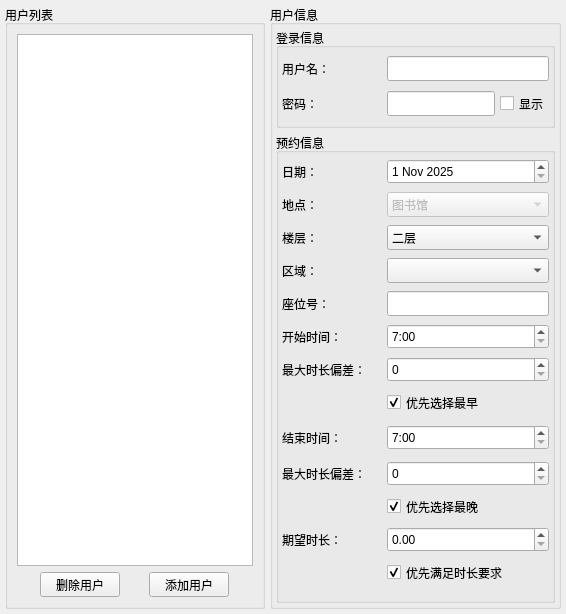
     <widget class="QWidget" name="UserConfigWidget">
      <attribute name="title">
       <string>用户设置</string>
      </attribute>
      <layout class="QHBoxLayout" name="UserConfigWidgetLayout">
       <property name="spacing">
        <number>5</number>
       </property>
       <property name="leftMargin">
        <number>5</number>
       </property>
       <property name="topMargin">
        <number>5</number>
       </property>
       <property name="rightMargin">
        <number>5</number>
       </property>
       <property name="bottomMargin">
        <number>5</number>
       </property>
       <item>
        <widget class="QGroupBox" name="UserListGroupBox">
         <property name="maximumSize">
          <size>
           <width>260</width>
           <height>16777215</height>
          </size>
         </property>
         <property name="title">
          <string>用户列表</string>
         </property>
         <layout class="QVBoxLayout" name="UserListLayout">
          <item>
           <widget class="QListWidget" name="UserListWidget">
            <property name="minimumSize">
             <size>
              <width>100</width>
              <height>0</height>
             </size>
            </property>
            <property name="maximumSize">
             <size>
              <width>250</width>
              <height>16777215</height>
             </size>
            </property>
            <property name="isWrapping" stdset="0">
             <bool>false</bool>
            </property>
            <property name="viewMode">
             <enum>QListView::ViewMode::ListMode</enum>
            </property>
            <property name="currentRow">
             <number>-1</number>
            </property>
            <property name="sortingEnabled">
             <bool>false</bool>
            </property>
           </widget>
          </item>
          <item>
           <layout class="QHBoxLayout" name="UserListControlLayout">
            <item>
             <widget class="QPushButton" name="DelUserButton">
              <property name="minimumSize">
               <size>
                <width>80</width>
                <height>25</height>
               </size>
              </property>
              <property name="maximumSize">
               <size>
                <width>80</width>
                <height>25</height>
               </size>
              </property>
              <property name="text">
               <string>删除用户</string>
              </property>
             </widget>
            </item>
            <item>
             <widget class="QPushButton" name="AddUserButton">
              <property name="minimumSize">
               <size>
                <width>80</width>
                <height>25</height>
               </size>
              </property>
              <property name="maximumSize">
               <size>
                <width>80</width>
                <height>25</height>
               </size>
              </property>
              <property name="text">
               <string>添加用户</string>
              </property>
             </widget>
            </item>
           </layout>
          </item>
         </layout>
        </widget>
       </item>
       <item>
        <widget class="QGroupBox" name="UserInfoGroupBox">
         <property name="maximumSize">
          <size>
           <width>16777215</width>
           <height>16777215</height>
          </size>
         </property>
         <property name="title">
          <string>用户信息</string>
         </property>
         <layout class="QVBoxLayout" name="UserInfoLayout">
          <property name="spacing">
           <number>5</number>
          </property>
          <property name="leftMargin">
           <number>3</number>
          </property>
          <property name="topMargin">
           <number>3</number>
          </property>
          <property name="rightMargin">
           <number>3</number>
          </property>
          <property name="bottomMargin">
           <number>3</number>
          </property>
          <item>
           <widget class="QGroupBox" name="LoginInfoGroupBox">
            <property name="minimumSize">
             <size>
              <width>0</width>
              <height>100</height>
             </size>
            </property>
            <property name="maximumSize">
             <size>
              <width>16777215</width>
              <height>100</height>
             </size>
            </property>
            <property name="title">
             <string>登录信息</string>
            </property>
            <property name="flat">
             <bool>false</bool>
            </property>
            <property name="checkable">
             <bool>false</bool>
            </property>
            <layout class="QGridLayout" name="LoginInfoLayout" columnstretch="0,0">
             <property name="leftMargin">
              <number>3</number>
             </property>
             <property name="topMargin">
              <number>3</number>
             </property>
             <property name="rightMargin">
              <number>3</number>
             </property>
             <property name="bottomMargin">
              <number>3</number>
             </property>
             <property name="spacing">
              <number>5</number>
             </property>
             <item row="0" column="0">
              <widget class="QLabel" name="UsernameKabel">
               <property name="minimumSize">
                <size>
                 <width>100</width>
                 <height>25</height>
                </size>
               </property>
               <property name="maximumSize">
                <size>
                 <width>100</width>
                 <height>25</height>
                </size>
               </property>
               <property name="text">
                <string>用户名：</string>
               </property>
              </widget>
             </item>
             <item row="2" column="1">
              <layout class="QHBoxLayout" name="PasswordLayout">
               <property name="spacing">
                <number>5</number>
               </property>
               <item>
                <widget class="QLineEdit" name="PasswordEdit">
                 <property name="minimumSize">
                  <size>
                   <width>0</width>
                   <height>25</height>
                  </size>
                 </property>
                 <property name="maximumSize">
                  <size>
                   <width>16777215</width>
                   <height>25</height>
                  </size>
                 </property>
                 <property name="text">
                  <string/>
                 </property>
                 <property name="maxLength">
                  <number>10</number>
                 </property>
                </widget>
               </item>
               <item>
                <widget class="QCheckBox" name="ShowPasswordCheckBox">
                 <property name="minimumSize">
                  <size>
                   <width>0</width>
                   <height>25</height>
                  </size>
                 </property>
                 <property name="maximumSize">
                  <size>
                   <width>16777215</width>
                   <height>25</height>
                  </size>
                 </property>
                 <property name="text">
                  <string>显示</string>
                 </property>
                </widget>
               </item>
              </layout>
             </item>
             <item row="2" column="0">
              <widget class="QLabel" name="PasswordLabel">
               <property name="minimumSize">
                <size>
                 <width>100</width>
                 <height>25</height>
                </size>
               </property>
               <property name="maximumSize">
                <size>
                 <width>100</width>
                 <height>25</height>
                </size>
               </property>
               <property name="text">
                <string>密码：</string>
               </property>
              </widget>
             </item>
             <item row="0" column="1">
              <widget class="QLineEdit" name="UsernameEdit">
               <property name="minimumSize">
                <size>
                 <width>0</width>
                 <height>25</height>
                </size>
               </property>
               <property name="maximumSize">
                <size>
                 <width>16777215</width>
                 <height>25</height>
                </size>
               </property>
               <property name="text">
                <string/>
               </property>
               <property name="maxLength">
                <number>25</number>
               </property>
              </widget>
             </item>
            </layout>
           </widget>
          </item>
          <item>
           <widget class="QGroupBox" name="ReserveInfoGroupBox">
            <property name="minimumSize">
             <size>
              <width>0</width>
              <height>470</height>
             </size>
            </property>
            <property name="maximumSize">
             <size>
              <width>16777215</width>
              <height>480</height>
             </size>
            </property>
            <property name="title">
             <string>预约信息</string>
            </property>
            <layout class="QGridLayout" name="ReserveInfoLayout">
             <property name="leftMargin">
              <number>3</number>
             </property>
             <property name="topMargin">
              <number>3</number>
             </property>
             <property name="rightMargin">
              <number>3</number>
             </property>
             <property name="bottomMargin">
              <number>3</number>
             </property>
             <property name="spacing">
              <number>5</number>
             </property>
             <item row="4" column="4">
              <widget class="QLineEdit" name="SeatIDEdit">
               <property name="minimumSize">
                <size>
                 <width>0</width>
                 <height>25</height>
                </size>
               </property>
               <property name="maximumSize">
                <size>
                 <width>16777215</width>
                 <height>25</height>
                </size>
               </property>
              </widget>
             </item>
             <item row="9" column="1">
              <widget class="QLabel" name="EndTimeLabel">
               <property name="minimumSize">
                <size>
                 <width>100</width>
                 <height>30</height>
                </size>
               </property>
               <property name="maximumSize">
                <size>
                 <width>100</width>
                 <height>30</height>
                </size>
               </property>
               <property name="text">
                <string>结束时间：</string>
               </property>
              </widget>
             </item>
             <item row="1" column="4">
              <widget class="QComboBox" name="PlaceComboBox">
               <property name="enabled">
                <bool>false</bool>
               </property>
               <property name="minimumSize">
                <size>
                 <width>0</width>
                 <height>25</height>
                </size>
               </property>
               <property name="maximumSize">
                <size>
                 <width>16777215</width>
                 <height>25</height>
                </size>
               </property>
               <item>
                <property name="text">
                 <string>图书馆</string>
                </property>
               </item>
              </widget>
             </item>
             <item row="12" column="1">
              <widget class="QLabel" name="ExpectDurationLabel">
               <property name="minimumSize">
                <size>
                 <width>100</width>
                 <height>25</height>
                </size>
               </property>
               <property name="maximumSize">
                <size>
                 <width>100</width>
                 <height>25</height>
                </size>
               </property>
               <property name="text">
                <string>期望时长：</string>
               </property>
              </widget>
             </item>
             <item row="5" column="4">
              <widget class="QTimeEdit" name="BeginTimeEdit">
               <property name="minimumSize">
                <size>
                 <width>0</width>
                 <height>25</height>
                </size>
               </property>
               <property name="maximumSize">
                <size>
                 <width>16777215</width>
                 <height>25</height>
                </size>
               </property>
               <property name="maximumTime">
                <time>
                 <hour>23</hour>
                 <minute>0</minute>
                 <second>0</second>
                </time>
               </property>
               <property name="minimumTime">
                <time>
                 <hour>7</hour>
                 <minute>0</minute>
                 <second>0</second>
                </time>
               </property>
               <property name="displayFormat">
                <string>H:mm</string>
               </property>
              </widget>
             </item>
             <item row="0" column="1">
              <widget class="QLabel" name="DateLabel">
               <property name="minimumSize">
                <size>
                 <width>100</width>
                 <height>25</height>
                </size>
               </property>
               <property name="maximumSize">
                <size>
                 <width>100</width>
                 <height>25</height>
                </size>
               </property>
               <property name="text">
                <string>日期：</string>
               </property>
              </widget>
             </item>
             <item row="9" column="4">
              <widget class="QTimeEdit" name="EndTimeEdit">
               <property name="minimumSize">
                <size>
                 <width>0</width>
                 <height>25</height>
                </size>
               </property>
               <property name="maximumSize">
                <size>
                 <width>16777215</width>
                 <height>25</height>
                </size>
               </property>
               <property name="maximumDate">
                <date>
                 <year>2000</year>
                 <month>1</month>
                 <day>1</day>
                </date>
               </property>
               <property name="maximumTime">
                <time>
                 <hour>23</hour>
                 <minute>0</minute>
                 <second>0</second>
                </time>
               </property>
               <property name="minimumTime">
                <time>
                 <hour>7</hour>
                 <minute>0</minute>
                 <second>0</second>
                </time>
               </property>
               <property name="displayFormat">
                <string>H:mm</string>
               </property>
              </widget>
             </item>
             <item row="8" column="4">
              <widget class="QCheckBox" name="PreferEarlyBeginTimeCheckBox">
               <property name="minimumSize">
                <size>
                 <width>100</width>
                 <height>25</height>
                </size>
               </property>
               <property name="maximumSize">
                <size>
                 <width>16777215</width>
                 <height>25</height>
                </size>
               </property>
               <property name="toolTip">
                <string>&lt;html&gt;&lt;head/&gt;&lt;body&gt;&lt;p&gt;勾选此项，如果有多个与目标&lt;span style=&quot; font-weight:700; font-style:italic;&quot;&gt;开始时间&lt;/span&gt;相近的可选时间，选择时间最早项&lt;/p&gt;&lt;/body&gt;&lt;/html&gt;</string>
               </property>
               <property name="text">
                <string>优先选择最早</string>
               </property>
               <property name="checked">
                <bool>true</bool>
               </property>
              </widget>
             </item>
             <item row="10" column="1">
              <widget class="QLabel" name="MaxEndTimeDiffLabel">
               <property name="minimumSize">
                <size>
                 <width>100</width>
                 <height>25</height>
                </size>
               </property>
               <property name="maximumSize">
                <size>
                 <width>100</width>
                 <height>25</height>
                </size>
               </property>
               <property name="text">
                <string>最大时长偏差：</string>
               </property>
              </widget>
             </item>
             <item row="10" column="4">
              <widget class="QSpinBox" name="MaxEndTimeDiffSpinBox">
               <property name="minimumSize">
                <size>
                 <width>0</width>
                 <height>25</height>
                </size>
               </property>
               <property name="maximumSize">
                <size>
                 <width>16777215</width>
                 <height>25</height>
                </size>
               </property>
               <property name="toolTip">
                <string>&lt;html&gt;&lt;head/&gt;&lt;body&gt;&lt;p&gt;期望的&lt;span style=&quot; font-weight:700; font-style:italic;&quot;&gt;结束时间&lt;/span&gt;不可用时，按照该偏差范围寻找最近可选时间&lt;/p&gt;&lt;/body&gt;&lt;/html&gt;</string>
               </property>
               <property name="maximum">
                <number>120</number>
               </property>
              </widget>
             </item>
             <item row="3" column="1">
              <widget class="QLabel" name="RoomLabel">
               <property name="minimumSize">
                <size>
                 <width>100</width>
                 <height>25</height>
                </size>
               </property>
               <property name="maximumSize">
                <size>
                 <width>100</width>
                 <height>25</height>
                </size>
               </property>
               <property name="text">
                <string>区域：</string>
               </property>
              </widget>
             </item>
             <item row="2" column="4">
              <widget class="QComboBox" name="FloorComboBox">
               <property name="minimumSize">
                <size>
                 <width>0</width>
                 <height>25</height>
                </size>
               </property>
               <property name="maximumSize">
                <size>
                 <width>16777215</width>
                 <height>25</height>
                </size>
               </property>
               <item>
                <property name="text">
                 <string>二层</string>
                </property>
               </item>
               <item>
                <property name="text">
                 <string>三层</string>
                </property>
               </item>
               <item>
                <property name="text">
                 <string>四层</string>
                </property>
               </item>
               <item>
                <property name="text">
                 <string>五层</string>
                </property>
               </item>
              </widget>
             </item>
             <item row="3" column="4">
              <widget class="QComboBox" name="RoomComboBox">
               <property name="minimumSize">
                <size>
                 <width>0</width>
                 <height>25</height>
                </size>
               </property>
               <property name="maximumSize">
                <size>
                 <width>16777215</width>
                 <height>25</height>
                </size>
               </property>
              </widget>
             </item>
             <item row="7" column="4">
              <widget class="QSpinBox" name="MaxBeginTimeDiffSpinBox">
               <property name="minimumSize">
                <size>
                 <width>100</width>
                 <height>25</height>
                </size>
               </property>
               <property name="maximumSize">
                <size>
                 <width>16777215</width>
                 <height>25</height>
                </size>
               </property>
               <property name="toolTip">
                <string>&lt;html&gt;&lt;head/&gt;&lt;body&gt;&lt;p&gt;期望的&lt;span style=&quot; font-weight:700; font-style:italic;&quot;&gt;开始时间&lt;/span&gt;不可用时，按照该偏差范围寻找最近可选时间&lt;/p&gt;&lt;/body&gt;&lt;/html&gt;</string>
               </property>
               <property name="maximum">
                <number>120</number>
               </property>
              </widget>
             </item>
             <item row="11" column="4">
              <widget class="QCheckBox" name="PreferLateEndTimeCheckBox">
               <property name="minimumSize">
                <size>
                 <width>0</width>
                 <height>25</height>
                </size>
               </property>
               <property name="maximumSize">
                <size>
                 <width>16777215</width>
                 <height>25</height>
                </size>
               </property>
               <property name="toolTip">
                <string>&lt;html&gt;&lt;head/&gt;&lt;body&gt;&lt;p&gt;勾选此项，如果有多个与目标&lt;span style=&quot; font-weight:700; font-style:italic;&quot;&gt;结束时间&lt;/span&gt;相近的可选时间，选择时间最晚项&lt;/p&gt;&lt;/body&gt;&lt;/html&gt;</string>
               </property>
               <property name="text">
                <string>优先选择最晚</string>
               </property>
               <property name="checked">
                <bool>true</bool>
               </property>
              </widget>
             </item>
             <item row="5" column="1">
              <widget class="QLabel" name="BeginTimeLabel">
               <property name="minimumSize">
                <size>
                 <width>100</width>
                 <height>25</height>
                </size>
               </property>
               <property name="maximumSize">
                <size>
                 <width>100</width>
                 <height>25</height>
                </size>
               </property>
               <property name="text">
                <string>开始时间：</string>
               </property>
              </widget>
             </item>
             <item row="2" column="1">
              <widget class="QLabel" name="FloorLabel">
               <property name="minimumSize">
                <size>
                 <width>100</width>
                 <height>25</height>
                </size>
               </property>
               <property name="maximumSize">
                <size>
                 <width>100</width>
                 <height>25</height>
                </size>
               </property>
               <property name="text">
                <string>楼层：</string>
               </property>
              </widget>
             </item>
             <item row="4" column="1">
              <widget class="QLabel" name="SeatIDLabel">
               <property name="minimumSize">
                <size>
                 <width>100</width>
                 <height>25</height>
                </size>
               </property>
               <property name="maximumSize">
                <size>
                 <width>100</width>
                 <height>25</height>
                </size>
               </property>
               <property name="text">
                <string>座位号：</string>
               </property>
              </widget>
             </item>
             <item row="12" column="4">
              <widget class="QDoubleSpinBox" name="ExpectDurationSpinBox">
               <property name="minimumSize">
                <size>
                 <width>0</width>
                 <height>25</height>
                </size>
               </property>
               <property name="maximumSize">
                <size>
                 <width>16777215</width>
                 <height>25</height>
                </size>
               </property>
               <property name="toolTip">
                <string>&lt;html&gt;&lt;head/&gt;&lt;body&gt;&lt;p&gt;期望的预约时长，脚本会尽量满足&lt;/p&gt;&lt;/body&gt;&lt;/html&gt;</string>
               </property>
               <property name="maximum">
                <double>8.000000000000000</double>
               </property>
              </widget>
             </item>
             <item row="0" column="4">
              <widget class="QDateEdit" name="DateEdit">
               <property name="minimumSize">
                <size>
                 <width>0</width>
                 <height>25</height>
                </size>
               </property>
               <property name="maximumSize">
                <size>
                 <width>16777215</width>
                 <height>25</height>
                </size>
               </property>
               <property name="date">
                <date>
                 <year>2025</year>
                 <month>11</month>
                 <day>1</day>
                </date>
               </property>
              </widget>
             </item>
             <item row="7" column="1">
              <widget class="QLabel" name="MaxBeginTimeDiffLabel">
               <property name="minimumSize">
                <size>
                 <width>100</width>
                 <height>25</height>
                </size>
               </property>
               <property name="maximumSize">
                <size>
                 <width>100</width>
                 <height>25</height>
                </size>
               </property>
               <property name="text">
                <string>最大时长偏差：</string>
               </property>
              </widget>
             </item>
             <item row="1" column="1">
              <widget class="QLabel" name="PlaceLabel">
               <property name="minimumSize">
                <size>
                 <width>100</width>
                 <height>25</height>
                </size>
               </property>
               <property name="maximumSize">
                <size>
                 <width>100</width>
                 <height>25</height>
                </size>
               </property>
               <property name="text">
                <string>地点：</string>
               </property>
              </widget>
             </item>
             <item row="13" column="4">
              <widget class="QCheckBox" name="SatisfyDurationCheckBox">
               <property name="minimumSize">
                <size>
                 <width>0</width>
                 <height>25</height>
                </size>
               </property>
               <property name="maximumSize">
                <size>
                 <width>16777215</width>
                 <height>25</height>
                </size>
               </property>
               <property name="toolTip">
                <string>&lt;html&gt;&lt;head/&gt;&lt;body&gt;&lt;p&gt;勾选此项，会优先满足预约时长限制，当座位紧张时可能会导致&lt;span style=&quot; font-weight:700; font-style:italic;&quot;&gt;预约失败&lt;/span&gt;&lt;/p&gt;&lt;/body&gt;&lt;/html&gt;</string>
               </property>
               <property name="text">
                <string>优先满足时长要求</string>
               </property>
               <property name="checked">
                <bool>true</bool>
               </property>
              </widget>
             </item>
            </layout>
           </widget>
          </item>
         </layout>
        </widget>
       </item>
      </layout>
     </widget>
